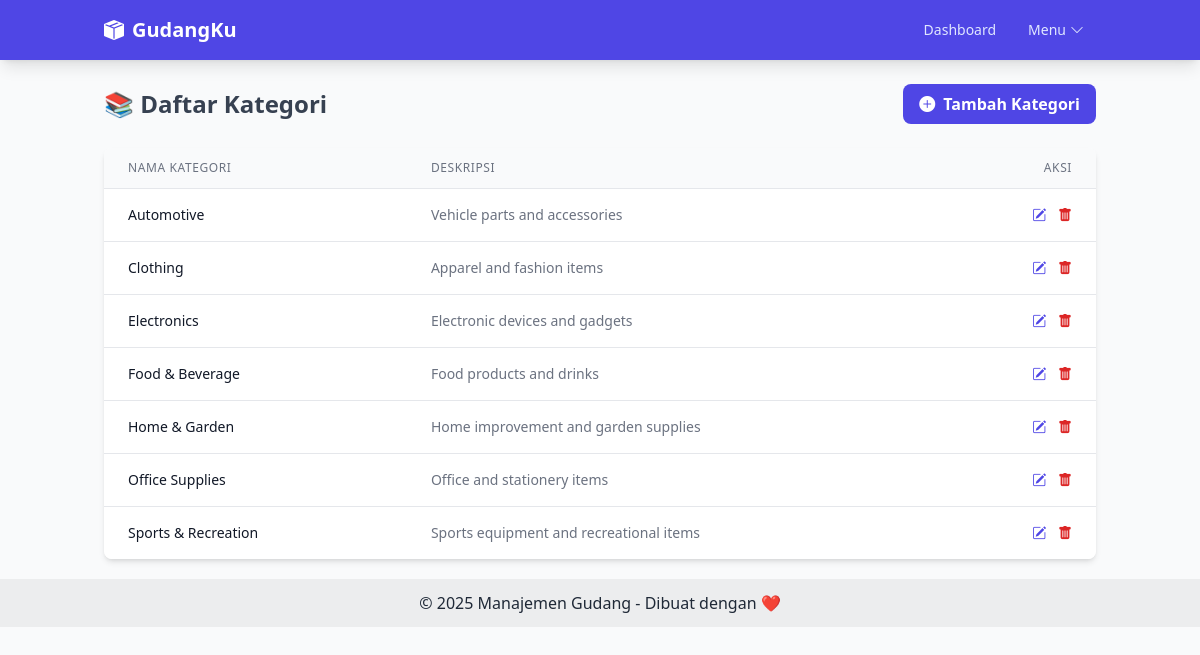
/categories.php, run on the app's committed database.
### tables this page shows
CREATE TABLE `categories` (
  `id` int(11) NOT NULL,
  `name` varchar(100) NOT NULL,
  `description` text DEFAULT NULL,
  `created_at` timestamp NOT NULL DEFAULT current_timestamp(),
  `updated_at` timestamp NOT NULL DEFAULT current_timestamp() ON UPDATE current_timestamp()
);

### categories.php (the view, shortened to what this page needs)
<?php include 'includes/header.php'; ?>
<div class="flex justify-between items-center mb-6">
    <h1 class="text-2xl font-bold text-gray-700">📚 Daftar Kategori</h1>
    <a href="category_form.php" class="bg-indigo-600 hover:bg-indigo-700 text-white font-bold py-2 px-4 rounded-lg flex items-center transition duration-300">
        <i class="bi bi-plus-circle-fill mr-2"></i> Tambah Kategori
    </a>
</div>
<div class="bg-white shadow-md rounded-lg overflow-hidden">
    <div class="overflow-x-auto">
        <table class="min-w-full divide-y divide-gray-200">
            <thead class="bg-gray-50">
                <tr>
                    <th class="px-6 py-3 text-left text-xs font-medium text-gray-500 uppercase tracking-wider">Nama Kategori</th>
                    <th class="px-6 py-3 text-left text-xs font-medium text-gray-500 uppercase tracking-wider">Deskripsi</th>
                    <th class="px-6 py-3 text-right text-xs font-medium text-gray-500 uppercase tracking-wider">Aksi</th>
                </tr>
            </thead>
            <tbody class="bg-white divide-y divide-gray-200">
                <?php
                $result = $mysqli->query("SELECT id, name, description FROM categories ORDER BY name ASC");
                if ($result->num_rows > 0) :
                    while ($row = $result->fetch_assoc()) : ?>
                        <tr class="hover:bg-gray-50">
                            <td class="px-6 py-4 whitespace-nowrap text-sm font-medium text-gray-900"><?php echo htmlspecialchars($row['name']); ?></td>
                            <td class="px-6 py-4 text-sm text-gray-500"><?php echo htmlspecialchars($row['description']); ?></td>
                            <td class="px-6 py-4 whitespace-nowrap text-right text-sm font-medium space-x-2">
                                <a href="category_form.php?id=<?php echo $row['id']; ?>" class="text-indigo-600 hover:text-indigo-900" title="Edit"><i class="bi bi-pencil-square"></i></a>
                                <a href="category_delete.php?id=<?php echo $row['id']; ?>" class="text-red-600 hover:text-red-900" title="Hapus" onclick="return confirm('Apakah Anda yakin ingin menghapus kategori ini?');"><i class="bi bi-trash-fill"></i></a>
                            </td>
                        </tr>
                <?php endwhile; else: ?>
                    <tr>
                        <td colspan="3" class="text-center py-4 text-gray-500">Belum ada data kategori.</td>
                    </tr>
                <?php endif; ?>
            </tbody>
        </table>
    </div>
</div>
<?php include 'includes/footer.php'; ?>

### includes/header.php (shortened to what this page needs)
<!DOCTYPE html>
<html lang="id" class="bg-gray-50">
<head>
    <script src="https://cdn.tailwindcss.com"></script>
    <link rel="stylesheet" href="https://cdn.jsdelivr.net/npm/bootstrap-icons@1.11.3/font/bootstrap-icons.min.css">
</head>
<body class="font-sans text-gray-800">
    <nav class="bg-indigo-600 shadow-lg">
    <div class="container mx-auto px-4">
        <div class="flex justify-between items-center py-3">
            <a class="text-white text-xl font-bold flex items-center" href="index.php">
                <i class="bi bi-box-seam-fill mr-2"></i>GudangKu
            </a>
            <div class="hidden md:flex items-center space-x-2">
                <a href="index.php" class="py-2 px-3 rounded-md text-sm font-medium text-indigo-100 hover:bg-indigo-500 hover:text-white">Dashboard</a>
                <div class="relative">
                    <button id="masterDataBtn" class="flex items-center py-2 px-3 rounded-md text-sm font-medium text-indigo-100 hover:bg-indigo-500 hover:text-white focus:outline-none focus:ring-2 focus:ring-offset-2 focus:ring-offset-indigo-600 focus:ring-white">
                        <span>Menu</span>
                        <i class="bi bi-chevron-down ml-1"></i>
                    </button>
                </div>
            </div>
        </div>
    </div>
</nav>
    <main class="container mx-auto px-4 mt-6">

### includes/footer.php (shortened to what this page needs)
</main>
    <footer class="bg-light text-center text-lg-start mt-5">
        <div class="text-center p-3" style="background-color: rgba(0, 0, 0, 0.05);">
            © <?php echo date("Y"); ?> Manajemen Gudang - Dibuat dengan ❤️
        </div>
    </footer>
    </body>
</html>

### data on the page
categories: name "Automotive", description "Vehicle parts and accessories"
categories: name "Clothing", description "Apparel and fashion items"
categories: name "Electronics", description "Electronic devices and gadgets"
categories: name "Food & Beverage", description "Food products and drinks"
categories: name "Home & Garden", description "Home improvement and garden supplies"
categories: name "Office Supplies", description "Office and stationery items"
categories: name "Sports & Recreation", description "Sports equipment and recreational items"
